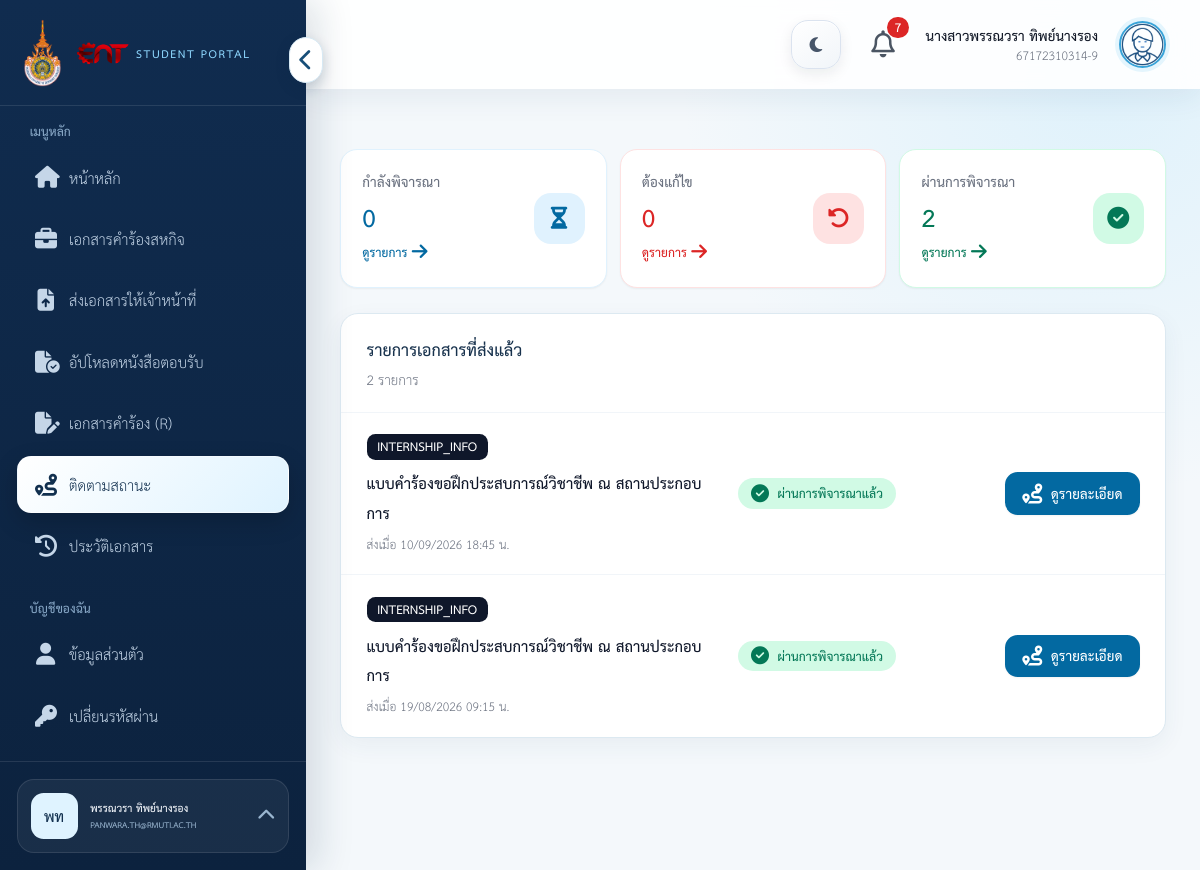
The page /student/tracking.php (signed in) on the database its author committed.
### tables this page shows
CREATE TABLE `student` (
  `student_id` int(11) NOT NULL AUTO_INCREMENT,
  `user_id` int(11) NOT NULL,
  `student_number` varchar(50) NOT NULL,
  `prefix_id` int(11) DEFAULT NULL,
  `firstname` varchar(100) NOT NULL,
  `lastname` varchar(100) NOT NULL,
  `group_id` int(11) DEFAULT NULL,
  PRIMARY KEY (`student_id`),
  UNIQUE KEY `user_id` (`user_id`),
  UNIQUE KEY `student_number` (`student_number`),
  KEY `fk_student_prefix` (`prefix_id`),
  KEY `fk_student_group` (`group_id`),
  CONSTRAINT `fk_student_group` FOREIGN KEY (`group_id`) REFERENCES `group_class` (`group_id`) ON DELETE SET NULL ON UPDATE CASCADE,
  CONSTRAINT `fk_student_prefix` FOREIGN KEY (`prefix_id`) REFERENCES `prefixes` (`prefix_id`) ON DELETE SET NULL ON UPDATE CASCADE,
  CONSTRAINT `fk_student_user` FOREIGN KEY (`user_id`) REFERENCES `users` (`user_id`) ON DELETE CASCADE ON UPDATE CASCADE
);

CREATE TABLE `users` (
  `user_id` int(11) NOT NULL AUTO_INCREMENT,
  `username` varchar(100) NOT NULL,
  `email` varchar(255) NOT NULL,
  `password` varchar(255) NOT NULL,
  `first_login` tinyint(1) NOT NULL DEFAULT 1,
  `status` enum('active','inactive','suspended') NOT NULL DEFAULT 'active',
  `active_session_token_hash` char(64) DEFAULT NULL,
  `active_session_at` datetime DEFAULT NULL,
  `created_at` timestamp NOT NULL DEFAULT current_timestamp(),
  PRIMARY KEY (`user_id`),
  UNIQUE KEY `username` (`username`),
  UNIQUE KEY `email` (`email`),
  KEY `idx_users_active_session` (`active_session_token_hash`)
);

CREATE TABLE `documents` (
  `document_id` int(11) NOT NULL AUTO_INCREMENT,
  `student_id` int(11) NOT NULL,
  `template_id` int(11) NOT NULL,
  `document_status` enum('draft','submitted','in_review','revision_requested','teacher_reviewed','approved','cancel') NOT NULL DEFAULT 'draft',
  `created_at` timestamp NOT NULL DEFAULT current_timestamp(),
  `updated_at` timestamp NOT NULL DEFAULT current_timestamp() ON UPDATE current_timestamp(),
  `submitted_at` datetime DEFAULT NULL,
  PRIMARY KEY (`document_id`),
  KEY `fk_documents_student` (`student_id`),
  KEY `fk_documents_template` (`template_id`),
  CONSTRAINT `fk_documents_student` FOREIGN KEY (`student_id`) REFERENCES `student` (`student_id`) ON UPDATE CASCADE,
  CONSTRAINT `fk_documents_template` FOREIGN KEY (`template_id`) REFERENCES `document_template` (`template_id`) ON UPDATE CASCADE
);

CREATE TABLE `document_type` (
  `document_type_id` int(11) NOT NULL AUTO_INCREMENT,
  `document_code` varchar(50) NOT NULL,
  `document_name` varchar(255) NOT NULL,
  `form_file` varchar(100) DEFAULT NULL,
  `description` text DEFAULT NULL,
  `status` enum('active','inactive') NOT NULL DEFAULT 'active',
  PRIMARY KEY (`document_type_id`),
  UNIQUE KEY `document_code` (`document_code`)
);

CREATE TABLE `document_review_processes` (
  `process_id` bigint(20) unsigned NOT NULL AUTO_INCREMENT,
  `document_id` int(11) NOT NULL,
  `workflow_id` int(11) NOT NULL,
  `workflow_version_no` int(11) NOT NULL,
  `current_step_order` smallint(5) unsigned DEFAULT NULL,
  `process_status` enum('pending','in_review','revision_requested','approved','cancelled') NOT NULL DEFAULT 'pending',
  `revision_count` int(10) unsigned NOT NULL DEFAULT 0,
  `started_at` timestamp NOT NULL DEFAULT current_timestamp(),
  `completed_at` datetime DEFAULT NULL,
  `updated_at` timestamp NOT NULL DEFAULT current_timestamp() ON UPDATE current_timestamp(),
  PRIMARY KEY (`process_id`),
  UNIQUE KEY `uq_document_review_process` (`document_id`),
  KEY `idx_review_process_workflow` (`workflow_id`),
  KEY `idx_review_process_status` (`process_status`,`current_step_order`),
  CONSTRAINT `fk_review_process_document` FOREIGN KEY (`document_id`) REFERENCES `documents` (`document_id`) ON DELETE CASCADE ON UPDATE CASCADE,
  CONSTRAINT `fk_review_process_workflow` FOREIGN KEY (`workflow_id`) REFERENCES `review_workflows` (`workflow_id`) ON UPDATE CASCADE
);

### student/tracking.php (the view, shortened to what the rows shown need)
<?php
require_once 'auth.php';
$studentStatement = $pdo->prepare(
    'SELECT student_id,student_number,firstname,lastname FROM student WHERE user_id=? LIMIT 1'
);
$studentStatement->execute([$_SESSION['user_id']]);
$student = $studentStatement->fetch(PDO::FETCH_ASSOC);
$trackingStatement = $pdo->prepare(
    'SELECT d.document_id,d.document_status,d.submitted_at,d.updated_at,
            dt.document_code,dt.document_name,drp.process_id,drp.process_status,
            drp.current_step_order,current_step.step_name AS current_step_name
     FROM documents d
     INNER JOIN document_template t ON t.template_id=d.template_id
     INNER JOIN document_type dt ON dt.document_type_id=t.document_type_id
     INNER JOIN document_review_processes drp ON drp.document_id=d.document_id
     LEFT JOIN document_review_step_instances current_step
       ON current_step.process_id=drp.process_id
      AND current_step.step_order=drp.current_step_order
     WHERE d.student_id=?
     ORDER BY COALESCE(d.submitted_at,d.updated_at) DESC,d.document_id DESC'
);
$trackingStatement->execute([(int) $student['student_id']]);
$documents = $trackingStatement->fetchAll(PDO::FETCH_ASSOC);
$statusMeta = [
    'in_review' => ['รออาจารย์ที่ปรึกษาพิจารณา', 'bg-sky-100 text-sky-700', 'fa-hourglass-half'],
    'revision_requested' => ['ส่งกลับให้แก้ไข', 'bg-red-100 text-red-700', 'fa-rotate-left'],
    'approved' => ['ผ่านการพิจารณาแล้ว', 'bg-emerald-100 text-emerald-700', 'fa-circle-check'],
];
$selectedStatus = (string) ($_GET['status'] ?? '');
if (!array_key_exists($selectedStatus, $statusMeta)) {
    $selectedStatus = '';
}
$visibleDocuments = $selectedStatus === ''
    ? $documents
    : array_values(array_filter($documents, static fn(array $document): bool => (string) $document['process_status'] === $selectedStatus));
$visibleStatusLabel = $selectedStatus === '' ? 'รายการเอกสารที่ส่งแล้ว' : 'เอกสารสถานะ: ' . $statusMeta[$selectedStatus][0];
function trackingDateTime(?string $value): string
{
    $timestamp = strtotime($value);
    return $timestamp ? date('d/m/Y H:i', $timestamp) . ' น.' : $value;
}
function trackingEscape($value): string
{
    return htmlspecialchars((string) $value, ENT_QUOTES, 'UTF-8');
}
?>
<!doctype html>
<html lang="th">
<head>
    <script src="https://cdn.tailwindcss.com"></script>
    <link rel="stylesheet" href="https://cdnjs.cloudflare.com/ajax/libs/font-awesome/6.7.2/css/all.min.css">
</head>
<body class="min-h-screen bg-gray-100 text-gray-900">
<?php include 'sidebar.php'; ?>
<div class="min-h-screen lg:ml-72">
    <?php include 'navbar.php'; ?>
    <main class="student-page-content p-4 sm:p-6 lg:p-8">
        <section id="tracking-list" class="mt-6 scroll-mt-6 overflow-hidden rounded-2xl border border-slate-200 bg-white shadow-sm">
            <div class="flex items-center justify-between gap-3 border-b border-slate-100 px-5 py-5 sm:px-6"><div><h2 class="text-lg font-black"><?= trackingEscape($visibleStatusLabel) ?></h2></div></div>
            <?php if ($visibleDocuments): ?>
                <div class="divide-y divide-slate-100">
                    <?php foreach ($visibleDocuments as $document): $meta = $statusMeta[$document['process_status']] ?? [$document['process_status'], 'bg-gray-100 text-gray-700', 'fa-circle']; ?>
                        <article class="grid gap-4 px-5 py-5 transition hover:bg-sky-50/40 sm:px-6 lg:grid-cols-[minmax(0,1fr)_250px_auto] lg:items-center">
                            <div class="min-w-0"><div class="flex flex-wrap items-center gap-2"><span class="rounded-lg bg-slate-900 px-2.5 py-1 text-xs font-black text-white"><?= trackingEscape($document['document_code']) ?></span><h3 class="font-bold text-slate-900"><?= trackingEscape($document['document_name']) ?></h3></div><p class="mt-2 text-xs text-gray-500">ส่งเมื่อ <?= trackingEscape(trackingDateTime($document['submitted_at'])) ?></p></div>
                            <div><span class="inline-flex items-center gap-2 rounded-full px-3 py-1.5 text-xs font-bold <?= trackingEscape($meta[1]) ?>"><i class="fa-solid <?= trackingEscape($meta[2]) ?>"></i><?= trackingEscape($meta[0]) ?></span></div>
                            <a href="document_status.php?document=<?= (int) $document['document_id'] ?>" class="inline-flex h-10 items-center justify-center gap-2 rounded-xl bg-sky-700 px-4 text-sm font-bold text-white shadow-sm hover:bg-sky-800"><i class="fa-solid fa-route"></i>ดูรายละเอียด</a>
                        </article>
                    <?php endforeach; ?>
                </div>
            <?php endif; ?>
        </section>
    </main>
</div>
</body>
</html>

### student/sidebar.php (shortened to what the rows shown need)
<?php
require_once __DIR__ . '/../helpers/theme_helper.php';
$studentSidebarUser = is_array($user ?? null) ? $user : [];
$studentSidebarName = trim((string) ($studentSidebarUser['firstname'] ?? '') . ' ' . (string) ($studentSidebarUser['lastname'] ?? ''));
$studentSidebarEmail = (string) ($studentSidebarUser['email'] ?? '');
$studentSidebarInitials = function_exists('mb_substr')
    ? mb_substr((string) ($studentSidebarUser['firstname'] ?? 'นศ'), 0, 1, 'UTF-8') . mb_substr((string) ($studentSidebarUser['lastname'] ?? ''), 0, 1, 'UTF-8')
    : 'นศ';
?>
<link rel="stylesheet" href="/Project/assets/css/student.css?v=20261108-5">
<link rel="stylesheet" href="/Project/assets/css/responsive.css?v=20261107-1">
<link rel="stylesheet" href="/Project/assets/css/app-ui.css?v=20260918-1">
<aside id="student-sidebar" class="fixed inset-y-0 left-0 z-40 flex w-72 -translate-x-full flex-col border-r border-gray-200 bg-white transition-transform duration-200 lg:translate-x-0">
    <div class="student-sidebar-footer border-t p-4">
        <div class="student-account relative">
            <button id="student-account-toggle" type="button" class="student-account-toggle flex w-full items-center gap-3 rounded-2xl px-3 py-3 text-left" aria-expanded="false" aria-controls="student-account-menu">
                <span class="student-account-avatar inline-flex h-11 w-11 shrink-0 items-center justify-center rounded-xl font-extrabold"><?= htmlspecialchars($studentSidebarInitials) ?></span>
                <span class="student-account-summary min-w-0 flex-1"><strong class="student-account-name block truncate"><?= htmlspecialchars($studentSidebarName ?: 'นักศึกษา') ?></strong><span class="student-account-email block truncate"><?= htmlspecialchars($studentSidebarEmail ?: ($studentSidebarUser['student_number'] ?? '-')) ?></span></span>
                <i class="student-account-chevron fa-solid fa-chevron-up text-xs" aria-hidden="true"></i>
            </button>
        </div>
    </div>
</aside>

### student/navbar.php (shortened to what the rows shown need)
<?php
$navStudent=$student ?? [];
if ((!array_key_exists('student_prefix', $navStudent) || empty($navStudent['student_id'])) && isset($_SESSION['user_id'])) {
    $navStmt=$pdo->prepare('SELECT s.student_id,s.student_number,s.firstname,s.lastname,
        COALESCE(p.prefix_short,p.prefix_name,"") AS student_prefix
        FROM student s LEFT JOIN prefixes p ON p.prefix_id=s.prefix_id
        WHERE s.user_id=? LIMIT 1');
    $navStmt->execute([$_SESSION['user_id']]);
    $navStudent=$navStmt->fetch(PDO::FETCH_ASSOC) ?: [];
}
?>
<header class="student-navbar sticky top-0 z-20 flex h-20 items-center justify-between border-b border-gray-200 bg-white px-4 shadow-sm sm:px-6 lg:px-8">
    <div class="flex items-center gap-3 sm:gap-5">
        <?php require_once __DIR__.'/../helpers/theme_helper.php'; renderThemeToggle(); ?>
        <div class="hidden text-right sm:block"><p class="text-sm font-bold text-gray-900"><?= htmlspecialchars(trim(($navStudent['student_prefix'] ?? '').($navStudent['firstname'] ?? '').' '.($navStudent['lastname'] ?? ''))) ?: '-' ?></p><p class="text-xs text-gray-500"><?= htmlspecialchars($navStudent['student_number'] ?? '-') ?></p></div>
    </div>
</header>
<link rel="stylesheet" href="/Project/assets/css/status-badges.css?v=20260815-2">

### rows shown on the page
student: studentSidebarInitials "พท", firstname+lastname "พรรณวรา ทิพย์นางรอง", user.email "PANWARA.TH@RMUTI.AC.TH", student_number "67172310314-9"
documents: document_type.document_code "INTERNSHIP_INFO", document_type.document_name "แบบคำร้องขอฝึกประสบการณ์วิชาชีพ ณ สถานประกอบการ", submitted_at "10/09/2026 18:45 น.", document_review_processes.process_status "ผ่านการพิจารณาแล้ว"
documents: document_type.document_code "INTERNSHIP_INFO", document_type.document_name "แบบคำร้องขอฝึกประสบการณ์วิชาชีพ ณ สถานประกอบการ", submitted_at "19/08/2026 09:15 น.", document_review_processes.process_status "ผ่านการพิจารณาแล้ว"

### other values the page prints
$unread_notification_count "7"
$summary['in_review'] "0"
$summary['revision_requested'] "0"
$summary['approved'] "2"
trackingEscape($visibleStatusLabel) "รายการเอกสารที่ส่งแล้ว"
count($visibleDocuments) "2"
